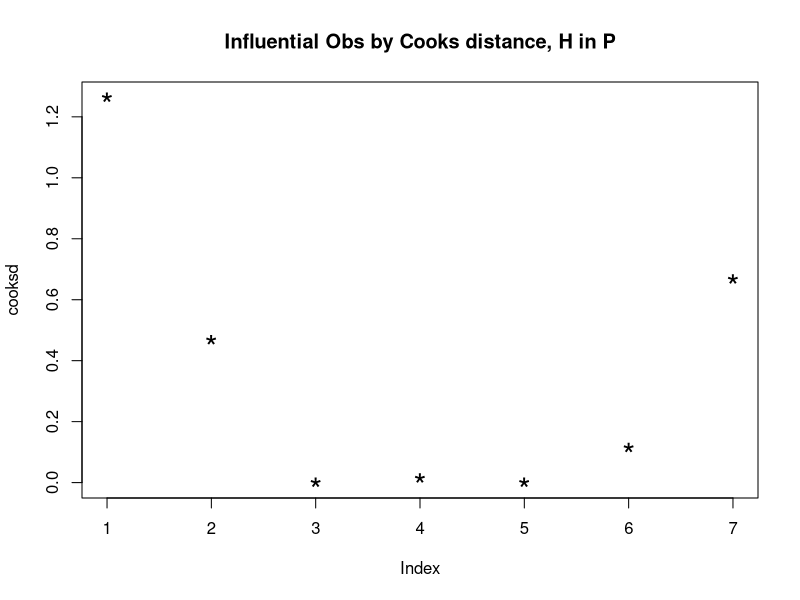

Here is the R script that generated this plot: (Note: this script raises an error after producing the figure.)
#Joy Buongiorno
#jbuongior21@gmail.com
#Plots for hydrogen data

library(ggplot2)

#Kongsfjorden
hyd<-read.csv("Hydrogen.csv")
KF_H<-subset(hyd, Fjord %in% c("KF"))
head(KF_H)
#### finding outliers -- P has none, F has one right at the top
KFP_H<-subset(hyd, Station %in% c("P")) 
mod<-lm(Hydrogen ~ Depth , data=KFP_H)
cooksd<-cooks.distance(mod)
plot(cooksd, pch="*", cex=2, main="Influential Obs by Cooks distance, H in P")  # plot cook's distance
abline(h = 4*mean(cooksd, na.rm=T), col="red")  # add cutoff line
text(x=1:length(cooksd)+1, y=cooksd, labels=ifelse(cooksd>4*mean(cooksd, na.rm=T),names(cooksd),""), col="red")  # add labels, these la
#### plotting, with outliers included
KF_H_plot<-ggplot(KF_H, aes(x=Depth, y=Hydrogen, shape=Station, color=Station)) + 
  geom_point(aes(fill=Station), colour="black", size=4, stroke=2) +
  scale_shape_manual(values = c(23, 22)) +
  theme_bw(base_size = 20) +
  theme(panel.grid.major = element_blank(), panel.grid.minor = element_blank(),
        panel.background = element_blank(), axis.line = element_line(colour = "black")) +
  theme(text = element_text(size=20)) +
  scale_x_reverse(limits=c(25, 0)) +
  geom_line(aes(color=Station, linetype=Station)) +
  geom_line(size=1) +
  labs(x="Depth (cmbsf)", y= "Hydrogen (nM)") +
  coord_flip()

VK_H_plot<-ggplot(VK_H, aes(x=Depth, y=Hydrogen, shape=Station, color=Station)) + 
  geom_point(aes(size=7)) +
  theme(text = element_text(size=20)) +
  scale_color_manual(values=c("turquoise3", "turquoise4")) +
  geom_line() +
  scale_y_continuous(limits=c(0, 2)) +
  scale_x_reverse() +
  coord_flip()
  
####################################################
#Van Keulenfjorden
cols<-c("AB.2" = "#F8766D","AB.1" = "#F8766D", "AC.1" = "#C77CFF", "AC.2" = "#C77CFF", "AB" = "#F8766D", "AC" = "#C77CFF", "HA" = "#00B9E3")

H_AB<-subset(hyd, Station %in% c("AB"))

ggplot(H_AB, aes(x = Depth, y = Hydrogen, color=Station, shape= Rep)) + 
  geom_point(aes(fill=Station), colour="black", size=4, stroke=2) +
  scale_shape_manual(values = c(23, 22)) +
  scale_fill_manual(values=cols) +
  theme_bw(base_size = 20) +
  theme(panel.grid.major = element_blank(), panel.grid.minor = element_blank(),
        panel.background = element_blank(), axis.line = element_line(colour = "black")) +
  scale_colour_manual(values=cols) +
  theme(text = element_text(size=20)) +
  scale_x_reverse(limits=c(30, 0)) +
  geom_line(aes(color=Station, linetype=Station)) +
  geom_line(size=1) +
  labs(x="Depth (cmbsf)", y= "Hydrogen (nM)") +
  coord_flip()


H_AC<-subset(hyd, Station %in% c("AC"))

ggplot(H_AC, aes(x = Depth, y = Hydrogen, color=Station, shape= Rep)) + 
  geom_point(aes(fill=Station), colour="black", size=4, stroke=2) +
  scale_shape_manual(values = c(23, 22)) +
  scale_fill_manual(values=cols) +
  theme_bw(base_size = 20) +
  theme(panel.grid.major = element_blank(), panel.grid.minor = element_blank(),
        panel.background = element_blank(), axis.line = element_line(colour = "black")) +
  scale_colour_manual(values=cols) +
  theme(text = element_text(size=20)) +
  scale_x_reverse(limits=c(30, 0)) +
  geom_line(aes(color=Station, linetype=Station)) +
  geom_line(size=1) +
  labs(x="Depth (cmbsf)", y= "Hydrogen (nM)") +
  coord_flip()


H_HA<-subset(hyd, Station %in% c("HA"))

ggplot(H_HA, aes(x = Depth, y = Hydrogen, color=Station, shape= Rep)) + 
  geom_point(aes(fill=Station), colour="black", size=4, stroke=2) +
  scale_shape_manual(values = c(23, 22)) +
  scale_fill_manual(values=cols) +
  theme_bw(base_size = 20) +
  theme(panel.grid.major = element_blank(), panel.grid.minor = element_blank(),
        panel.background = element_blank(), axis.line = element_line(colour = "black")) +
  scale_colour_manual(values=cols) +
  theme(text = element_text(size=20)) +
  scale_x_reverse(limits=c(30, 0)) +
  geom_line(aes(color=Station, linetype=Station)) +
  geom_line(size=1) +
  labs(x="Depth (cmbsf)", y= "Hydrogen (nM)") +
  coord_flip()

######## All Van Keulenfjorden together
VK_hyd<-subset(hyd, Fjord %in% c("VK"))
VK_hyd_plot<-ggplot(VK_hyd, aes(x=Depth, y=Hydrogen, shape=Station, color=Station)) +
  geom_point(aes(shape=Station, fill=Station), colour="black", size=4, stroke=2) +
  scale_shape_manual(values = c(21, 24, 23)) +
  scale_fill_manual(values=cols) +
  scale_colour_manual(values=cols) +
  theme_bw(base_size = 20) +
  theme(panel.grid.major = element_blank(), panel.grid.minor = element_blank(),
        panel.background = element_blank(), axis.line = element_line(colour = "black")) +
  scale_x_reverse() +
  geom_line(aes(color=Station, linetype=Station), size=0.75) +
  labs(x="Depth (cmbsf)", y= "Hydrogen (nM)") +
  coord_flip()
